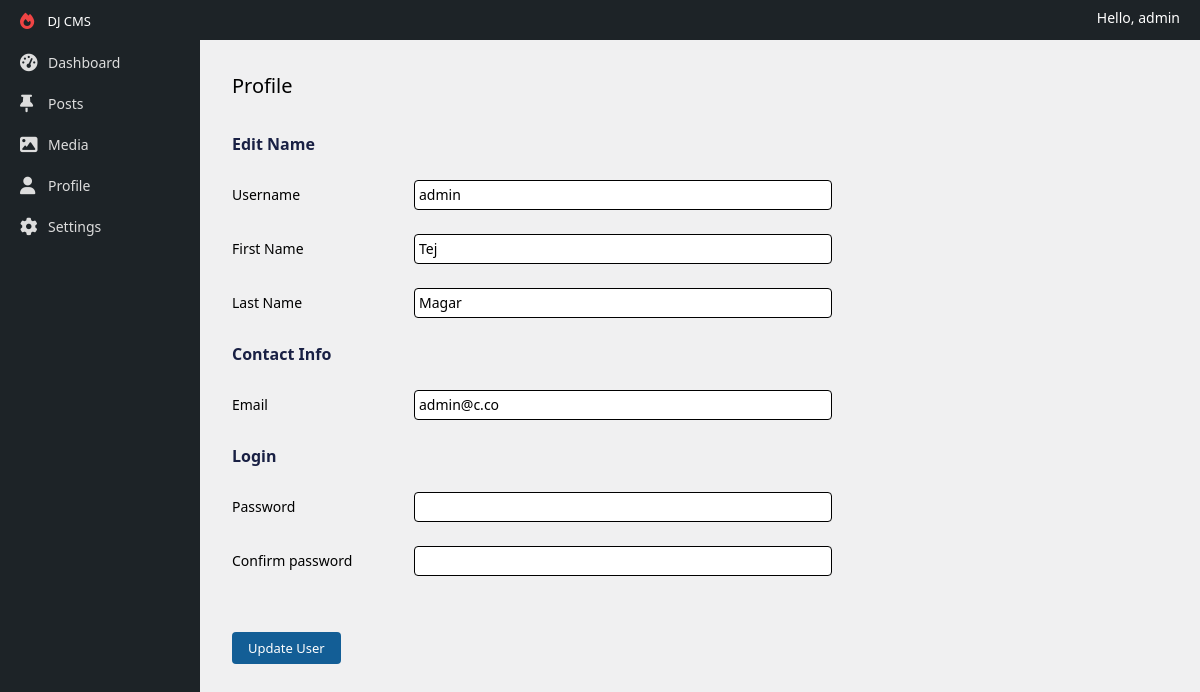
The page /users/profile/ (signed in) on the database as committed earlier.
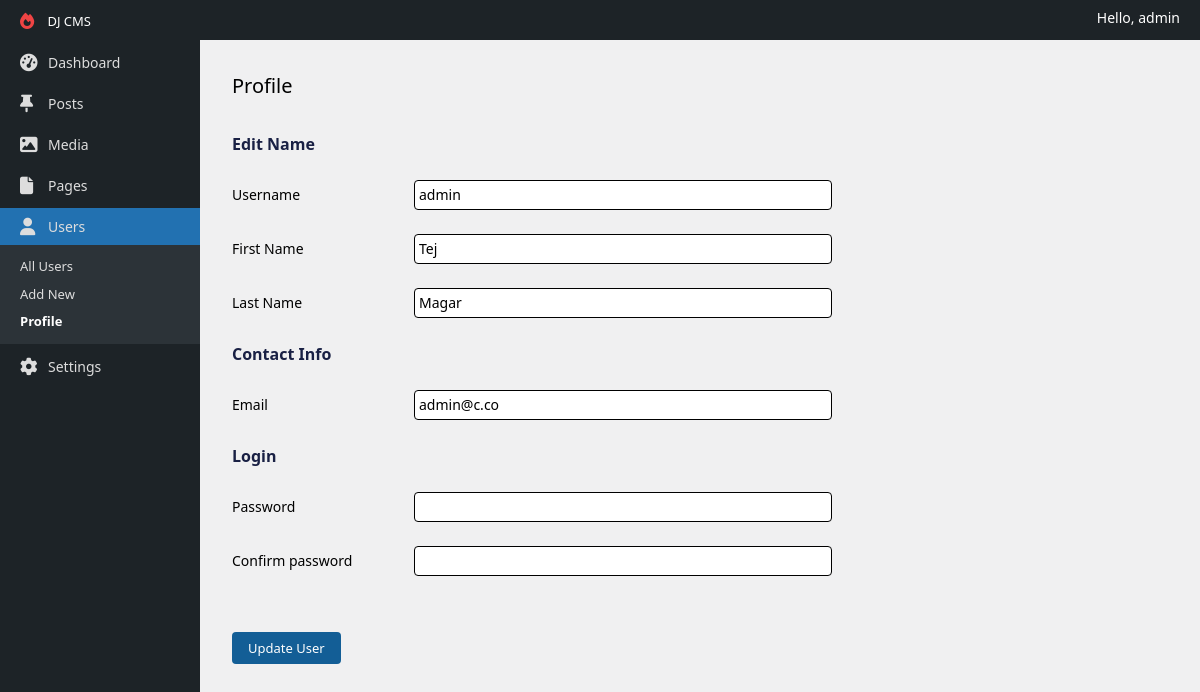
The same page on the database as committed later.
### apps/dashboard/views.py (the view)
# urls.py: path('users/profile/', UserProfileView.as_view(), name='edit_profile'),
class UserProfileView(AbstractEditUserView):
    form_class = UserProfileForm

### apps/dashboard/forms.py
class UserProfileForm(AbstractUserForm):
    role = None
    class Meta:
        model = get_user_model()
        fields = ('username', 'first_name', 'last_name', 'email')

### apps/accounts/models.py (called while the page is built)
    def __str__(self):
        return self.username

### apps/dashboard/permissions.py (called while the page is built)
    def allow_superuser(self) -> bool:
        return True

    def has_permission(self, request: HttpRequest) -> bool:
        if self.allow_superuser() and request.user.is_superuser:
            return True
        return request.user.is_authenticated and self.has_user_permission(request)

    def dispatch(self, request, *args, **kwargs) -> Union[HttpResponseRedirect, HttpResponse]:
        self._current_path = request.path
        if not self.has_permission(request):
            return HttpResponseRedirect(self.get_login_url())
        return super().dispatch(request, *args, **kwargs)

    def has_user_permission(self, request) -> bool:
        return request.user.role == get_user_model().Roles.EDITOR

    def has_user_permission(self, request: HttpRequest) -> bool:
        return request.user.role in self.allowed_roles

### apps/dashboard/templatetags/utils.py (called while the page is built)
@register.simple_tag(takes_context=True)
def current_url_name(context) -> bool:
    return context.request.resolver_match.url_name

### templates/edit-user.html (shortened to what this page needs)
{% extends 'layouts/default.html' %}
{% block content %}
    <div class="p-2 md:p-8">
        <h1 class="inline-block text-xl">Profile</h1>
        <div class="mt-8">
            <div class="max-w-[600px]">
                <h2 class="text-primary font-bold">Edit Name</h2>
                <form method="POST">
                    {% include 'components/user-form.html' %}
                    <div class="mt-8">
                        <input type="submit" value="Update User"
                               class="bg-[#135e96] text-white px-4 py-1.5 text-[13px] rounded">
                    </div>
                </form>
            </div>
        </div>
    </div>
{% endblock %}

Rows that differ between the two databases and show on the page:
changed User "admin": role "author" → "administrator" (drawn)
Other text that changed with them:
text now shown: "Pages Users All Users Add New"
